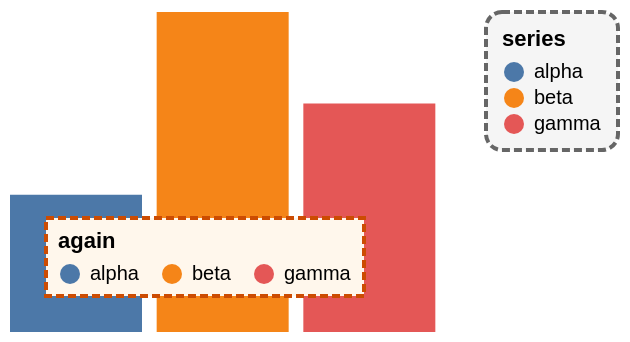

Source (Vega-Lite JSON):
### Vega specification from a JSON file in a GitHub repository (floating-point values rounded to 4 significant figures)
{"$schema": "https://vega.github.io/schema/vega/v6.json", "description": "A legend's own background: a rounded, filled, outlined panel behind the entries. The outline's width and dash come from config.legend and not from the legend, because a legend's own strokeWidth names a scale rather than styling anything.", "width": 220, "height": 160, "padding": 5, "background": "white", "config": {"legend": {"strokeWidth": 2, "strokeDash": [4, 2]}}, "data": [{"name": "t", "values": [{"c": "alpha", "v": 3}, {"c": "beta", "v": 7}, {"c": "gamma", "v": 5}]}], "scales": [{"name": "x", "type": "band", "domain": {"data": "t", "field": "c"}, "range": "width"}, {"name": "y", "type": "linear", "domain": {"data": "t", "field": "v"}, "range": "height", "nice": true}, {"name": "colour", "type": "ordinal", "domain": {"data": "t", "field": "c"}, "range": "category"}], "legends": [{"fill": "colour", "title": "series", "orient": "right", "fillColor": "#f5f5f5", "strokeColor": "#666666", "cornerRadius": 8, "padding": 8}, {"fill": "colour", "title": "again", "orient": "bottom-left", "fillColor": "#fff7ec", "strokeColor": "#cc4c02", "cornerRadius": 0, "padding": 6, "direction": "horizontal"}], "marks": [{"type": "rect", "from": {"data": "t"}, "encode": {"enter": {"x": {"scale": "x", "field": "c"}, "width": {"scale": "x", "band": 0.9}, "y": {"scale": "y", "field": "v"}, "y2": {"scale": "y", "value": 0}, "fill": {"scale": "colour", "field": "c"}}}}]}
